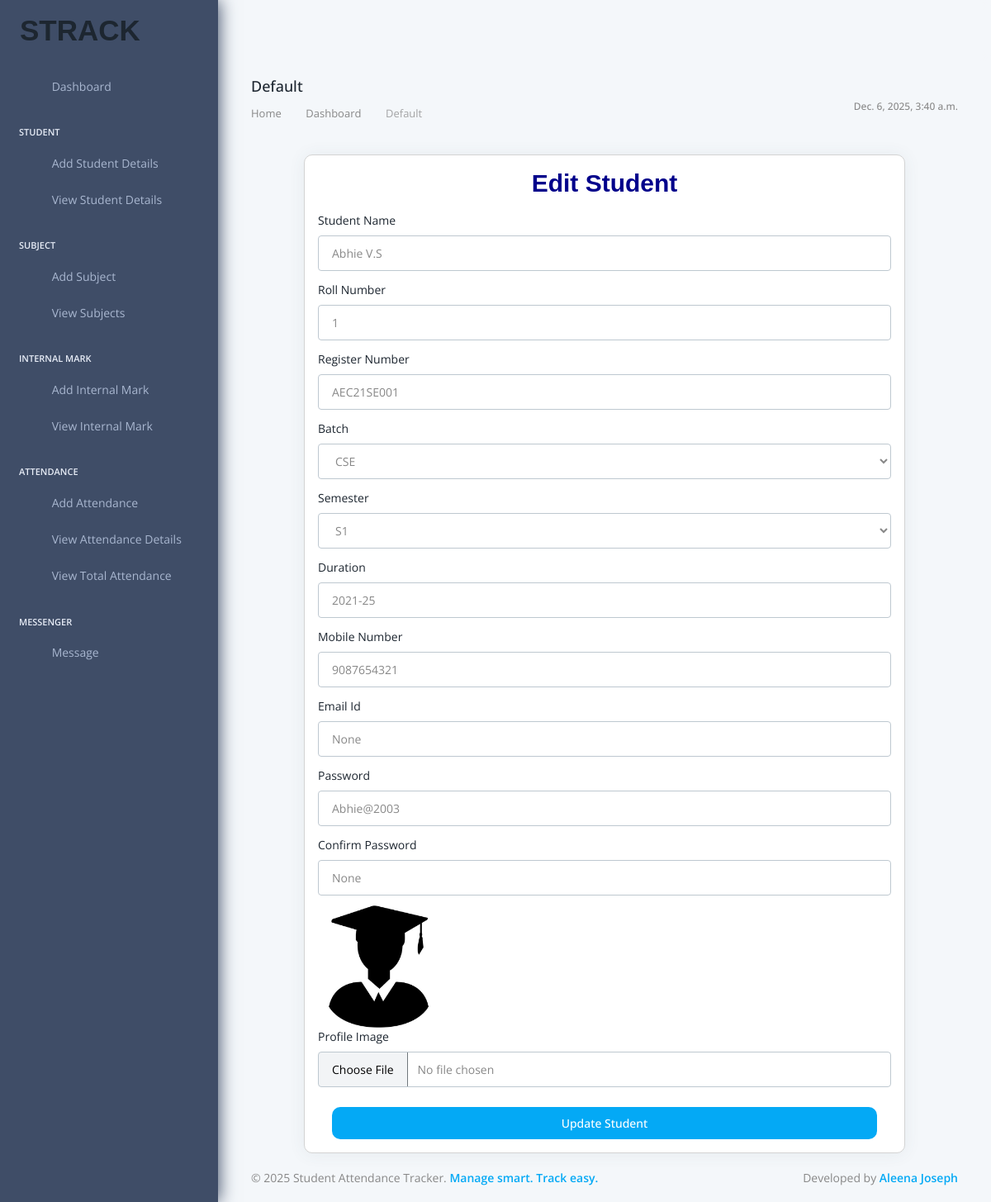
/TeacherAdmin/EditstudentPage/5, run on an earlier commit of the app's database.
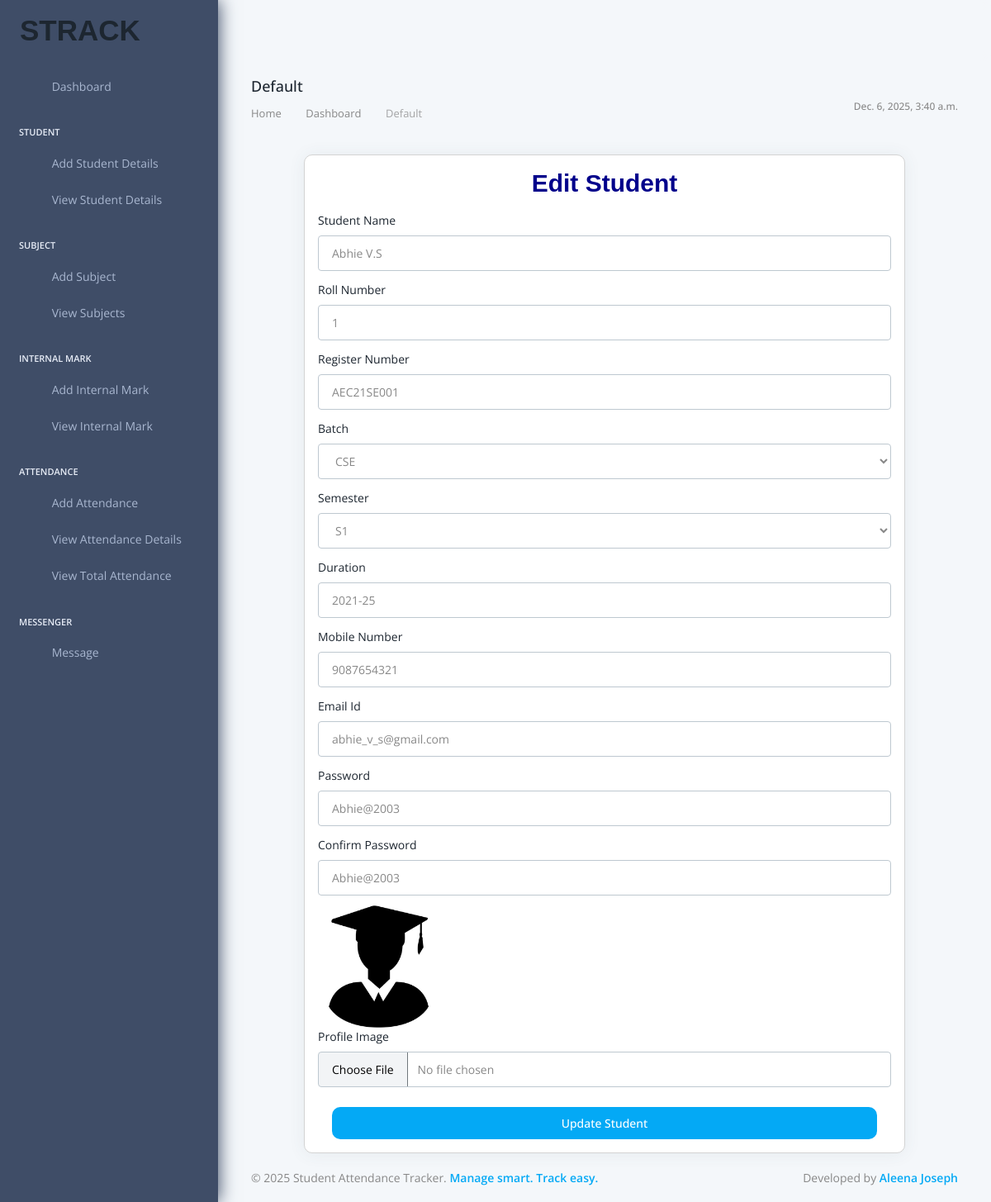
And on a later commit of the database.
### TeacherApp/models.py (models this page shows, shortened)
class Studentdb(models.Model):
    Student_name = models.CharField(max_length=30, null=True, blank=True)
    Student_rollno = models.IntegerField(null=True, blank=True)
    Student_regid = models.CharField(max_length=30, null=True, blank=True)
    Student_batch = models.CharField(max_length=30, null=True, blank=True)
    Student_sem = models.CharField(max_length=30, null=True, blank=True)
    Student_duration = models.CharField(max_length=30, null=True, blank=True)
    Student_email=models.EmailField(null=True,blank=True)
    Student_phone = models.IntegerField(null=True, blank=True)
    Student_prof = models.ImageField(upload_to="Student Profile Image", null=True, blank=True)
    Student_password = models.CharField(max_length=10, null=True, blank=True)
    Student_confirm=models.CharField(max_length=10,null=True,blank=True)

### TeacherApp/views.py (the view)
# urls.py: path('EditstudentPage/<int:s_id>', views.EditstudentPage, name="EditstudentPage"),
def EditstudentPage(request, s_id):
    date = datetime.datetime.now()
    student = Studentdb.objects.get(id=s_id)
    return render(request, "editstudent.html", {'student': student, 'date': date})

### TeacherApp/templates/editstudent.html (shortened to what the changed rows need)
{% extends 'index.html' %}
{% load static %}
{% block content %}
<div class="container mt-5">
    <div class="row justify-content-center">
        <div class="col-md-6">
            <div class="card shadow-lg p-4" style="border:1px solid lightgrey; border-radius:10px;">
                <form method="POST" enctype="multipart/form-data" action="{% url 'updatestudent' s_id=student.id %}"
                      name="myform" onsubmit="return validation()">
                    <div class="mb-3">
                        <label class="form-label">Student Name</label>
                        <input type="text" placeholder="Student Name" name="student_name" class="form-control"
                               value="{{student.Student_name}}">
                    </div>
                    <div class="mb-3">
                        <label class="form-label">Roll Number</label>
                        <input type="text" placeholder="Roll Number" name="student_rollno" class="form-control"
                               value="{{student.Student_rollno}}">
                    </div>
                    <div class="mb-3">
                        <label class="form-label">Register Number</label>
                        <input type="text" placeholder="Register Number" name="student_regid" class="form-control"
                               value="{{student.Student_regid}}">
                    </div>
                    <div class="mb-3">
                        <label class="form-label">Batch</label>
                        <select name="student_batch" class="form-control">
                            <option>{{student.Student_batch}}</option>
                        </select>
                    </div>
                    <div class="mb-3">
                        <label class="form-label">Semester</label>
                        <select name="student_sem" class="form-control">
                            <option>{{student.Student_sem}}</option>
                        </select>
                    </div>
                    <div class="mb-3">
                        <label class="form-label">Duration</label>
                        <input type="text" placeholder="Duration" name="student_duration" class="form-control"
                               value="{{student.Student_duration}}">
                    </div>
                    <div class="mb-3">
                        <label class="form-label">Mobile Number</label>
                        <input type="tel" minlength="10" maxlength="10" pattern="[0-9]{10}" placeholder="Mobile Number"
                               name="student_phone" class="form-control" value="{{student.Student_phone}}">
                    </div>
                    <div class="mb-3">
                        <label class="form-label">Email Id</label>
                        <input type="email"  placeholder="Email Id" name="student_email" class="form-control" value="{{student.Student_email}}">
                    </div>
                    <div class="mb-3">
                        <label class="form-label">Password</label>
                        <input type="text" placeholder="Password" name="student_password" class="form-control"
                               value="{{student.Student_password}}">
                    </div>
                    <div class="mb-3">
                        <label class="form-label">Confirm Password</label>
                        <input type="text" placeholder="Confirm Password" name="student_confirm" class="form-control"
                               value="{{student.Student_confirm}}">
                    </div>
                    <div class="mb-3">
                        <img src="{{student.Student_prof.url}}" height="150px" width="150px">
                        <label class="form-label">Profile Image</label>
                        <input type="file" placeholder="Upload Your Profile Image" name="student_prof"
                               class="form-control">
                    </div>
                </form>
            </div>
        </div>
    </div>
</div>
{% endblock %}

What changed in the data, as far as the page shows it:
changed Studentdb "Abhie V.S": student_email "None" → "abhie_v_s@gmail.com"; student_confirm "None" → "Abhie@2003"
